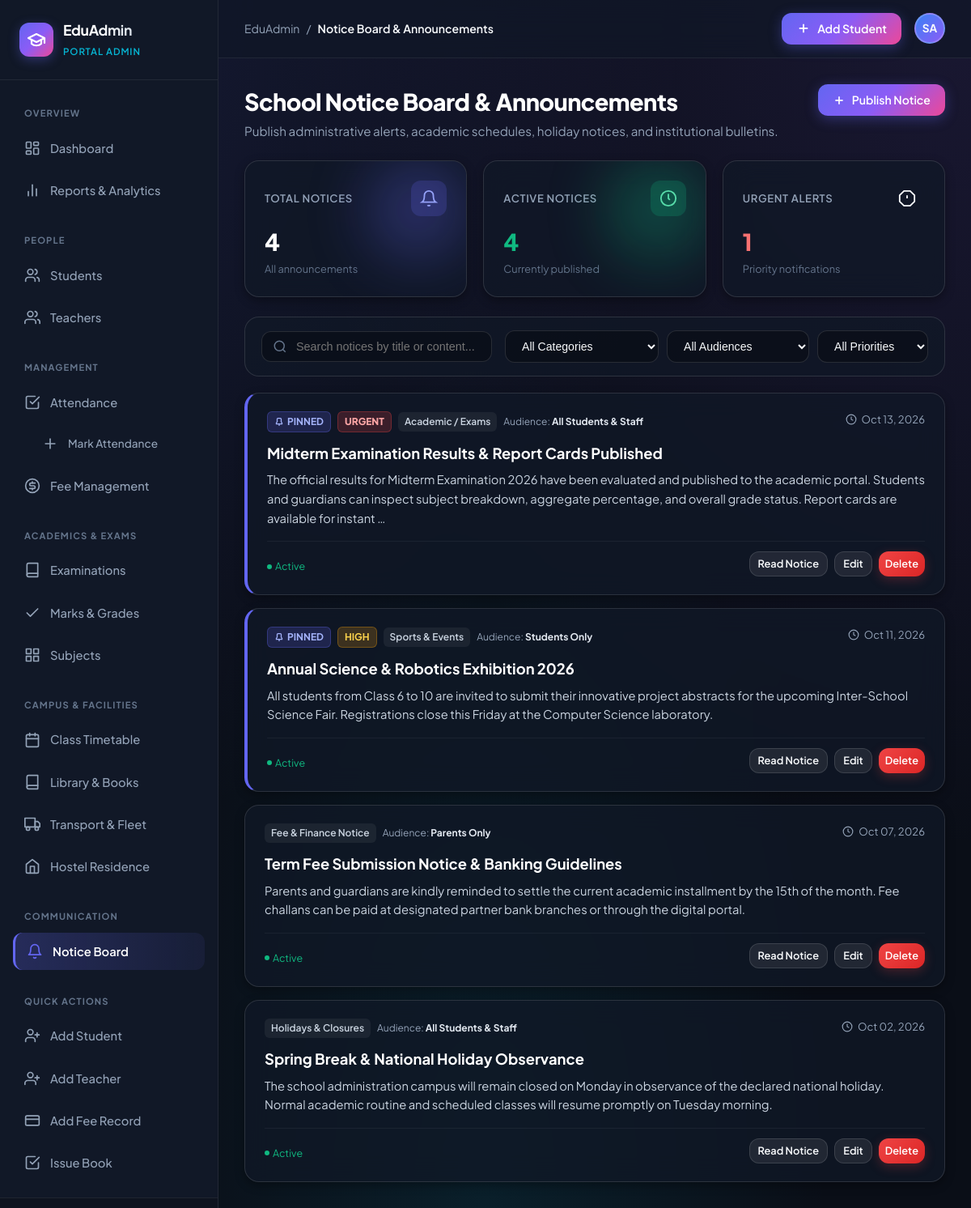
Page /announcements/ on the committed database.
### announcements/models.py (models this page shows, shortened)
class Announcement(models.Model):
    AUDIENCE_CHOICES = [
        ('all', 'All Students & Staff'),
        ('students', 'Students Only'),
        ('teachers', 'Teachers Only'),
        ('parents', 'Parents Only'),
    ]
    PRIORITY_CHOICES = [
        ('low', 'Low'),
        ('normal', 'Normal'),
        ('high', 'High Priority'),
        ('urgent', 'Urgent / Alert'),
    ]
    CATEGORY_CHOICES = [
        ('general', 'General Notice'),
        ('academic', 'Academic / Exams'),
        ('holiday', 'Holidays & Closures'),
        ('sports', 'Sports & Events'),
        ('fees', 'Fee & Finance Notice'),
    ]
    title = models.CharField(max_length=200, verbose_name="Notice Title")
    category = models.CharField(max_length=30, choices=CATEGORY_CHOICES, default='general', verbose_name="Category")
    content = models.TextField(verbose_name="Notice Content")
    audience = models.CharField(max_length=30, choices=AUDIENCE_CHOICES, default='all', verbose_name="Target Audience")
    priority = models.CharField(max_length=20, choices=PRIORITY_CHOICES, default='normal', verbose_name="Priority Level")
    is_pinned = models.BooleanField(default=False, verbose_name="Pin to Top")
    is_active = models.BooleanField(default=True, verbose_name="Active")
    published_date = models.DateField(default=timezone.now, verbose_name="Publish Date")
    created_at = models.DateTimeField(auto_now_add=True)
    updated_at = models.DateTimeField(auto_now=True)
    class Meta:
        ordering = ['-is_pinned', '-published_date', '-created_at']
        verbose_name = "Announcement"
        verbose_name_plural = "Announcements"

### announcements/views.py (the view)
# urls.py: path('', views.announcement_list, name='announcement_list'),
def announcement_list(request):
    query = request.GET.get('q', '').strip()
    category = request.GET.get('category', '').strip()
    audience = request.GET.get('audience', '').strip()
    priority = request.GET.get('priority', '').strip()
    notices = Announcement.objects.all()
    if query:
        notices = notices.filter(Q(title__icontains=query) | Q(content__icontains=query))
    if category:
        notices = notices.filter(category=category)
    if audience:
        notices = notices.filter(audience=audience)
    if priority:
        notices = notices.filter(priority=priority)
    total_count = Announcement.objects.count()
    active_count = Announcement.objects.filter(is_active=True).count()
    urgent_count = Announcement.objects.filter(priority='urgent', is_active=True).count()
    context = {
        'page_title': 'Notice Board & Announcements',
        'active_tab': 'announcements',
        'notices': notices,
        'query': query,
        'category_filter': category,
        'audience_filter': audience,
        'priority_filter': priority,
        'total_count': total_count,
        'active_count': active_count,
        'urgent_count': urgent_count,
        'categories': Announcement.CATEGORY_CHOICES,
        'audiences': Announcement.AUDIENCE_CHOICES,
        'priorities': Announcement.PRIORITY_CHOICES,
    }
    return render(request, 'announcements/announcement_list.html', context)

### templates/announcements/announcement_list.html (shortened to what this page needs)
{% extends 'students/base.html' %}
{% block content %}
<div style="display:flex; justify-content:space-between; align-items:flex-start; margin-bottom:24px; flex-wrap:wrap; gap:16px;">
  <div>
    <h1 style="font-size:1.8rem; font-weight:800; color:#fff; letter-spacing:-0.02em;">School Notice Board &amp; Announcements</h1>
    <p style="color:var(--text-muted); font-size:0.95rem; margin-top:4px;">Publish administrative alerts, academic schedules, holiday notices, and institutional bulletins.</p>
  </div>
  <a href="{% url 'announcements:announcement_add' %}" class="btn-primary" id="publish-notice-btn">
    <svg width="16" height="16" viewBox="0 0 24 24" fill="none" stroke="currentColor" stroke-width="2.5"><line x1="12" x2="12" y1="5" y2="19"/><line x1="5" x2="19" y1="12" y2="12"/></svg>
    Publish Notice
  </a>
</div>
<div class="stat-grid" style="grid-template-columns:repeat(auto-fit,minmax(200px,1fr)); margin-bottom:24px;">
  <div class="glass-card stat-card stat-card-primary">
    <div class="stat-header"><span class="stat-title">Total Notices</span>
      <div class="stat-icon"><svg width="22" height="22" viewBox="0 0 24 24" fill="none" stroke="currentColor" stroke-width="2"><path d="M18 8A6 6 0 0 0 6 8c0 7-3 9-3 9h18s-3-2-3-9"/><path d="M13.73 21a2 2 0 0 1-3.46 0"/></svg></div>
    </div>
    <div class="stat-value" style="font-size:1.8rem;">{{ total_count }}</div>
    <div class="stat-subtitle">All announcements</div>
  </div>
  <div class="glass-card stat-card stat-card-emerald">
    <div class="stat-header"><span class="stat-title">Active Notices</span>
      <div class="stat-icon"><svg width="22" height="22" viewBox="0 0 24 24" fill="none" stroke="currentColor" stroke-width="2"><circle cx="12" cy="12" r="10"/><polyline points="12 6 12 12 14 14"/></svg></div>
    </div>
    <div class="stat-value" style="font-size:1.8rem; color:var(--success);">{{ active_count }}</div>
    <div class="stat-subtitle">Currently published</div>
  </div>
  <div class="glass-card stat-card stat-card-rose">
    <div class="stat-header"><span class="stat-title">Urgent Alerts</span>
      <div class="stat-icon"><svg width="22" height="22" viewBox="0 0 24 24" fill="none" stroke="currentColor" stroke-width="2"><polygon points="7.86 2 16.14 2 22 7.86 22 16.14 16.14 22 7.86 22 2 16.14 2 7.86 7.86 2"/><line x1="12" y1="8" x2="12" y2="12"/><line x1="12" y1="16" x2="12.01" y2="16"/></svg></div>
    </div>
    <div class="stat-value" style="font-size:1.8rem; color:#f87171;">{{ urgent_count }}</div>
    <div class="stat-subtitle">Priority notifications</div>
  </div>
</div>
<form method="GET" class="filter-bar" style="margin-bottom:20px;">
  <div class="search-input-wrap">
    <svg viewBox="0 0 24 24" fill="none" stroke="currentColor" stroke-width="2"><circle cx="11" cy="11" r="8"/><line x1="21" y1="21" x2="16.65" y2="16.65"/></svg>
    <input type="text" name="q" value="{{ query }}" class="search-input" placeholder="Search notices by title or content..." autocomplete="off">
  </div>
  <div style="display:flex; gap:10px; flex-wrap:wrap; align-items:center;">
    <select name="category" class="filter-select" onchange="this.form.submit()">
      <option value="">All Categories</option>
    </select>
    <select name="audience" class="filter-select" onchange="this.form.submit()">
      <option value="">All Audiences</option>
    </select>
    <select name="priority" class="filter-select" onchange="this.form.submit()">
      <option value="">All Priorities</option>
    </select>
  </div>
</form>
<div style="display:flex; flex-direction:column; gap:16px;">
  {% for notice in notices %}
  <div class="glass-card" style="padding:22px 24px; transition:transform 0.2s ease, border-color 0.2s ease; {% if notice.is_pinned %}border-left:4px solid #6366f1;{% elif notice.priority == 'urgent' %}border-left:4px solid #ef4444;{% endif %}" onmouseover="this.style.borderColor='rgba(99,102,241,0.5)'" onmouseout="this.style.borderColor='var(--border-color)'">
    <div style="display:flex; justify-content:space-between; align-items:flex-start; flex-wrap:wrap; gap:12px; margin-bottom:12px;">
      <div style="display:flex; align-items:center; gap:8px; flex-wrap:wrap;">
        {% if notice.is_pinned %}
          <span style="display:inline-flex; align-items:center; gap:4px; font-size:0.75rem; font-weight:700; background:rgba(99,102,241,0.2); color:#a5b4fc; padding:3px 8px; border-radius:6px; border:1px solid rgba(99,102,241,0.3);">
            <svg width="12" height="12" viewBox="0 0 24 24" fill="none" stroke="currentColor" stroke-width="2.5"><line x1="12" y1="17" x2="12" y2="22"/><path d="M5 17h14v-2l-2-3V5a2 2 0 0 0-2-2H9a2 2 0 0 0-2 2v7l-2 3v2z"/></svg>
            PINNED
          </span>
        {% endif %}
        {% if notice.priority == 'urgent' %}
          <span style="font-size:0.75rem; font-weight:800; background:rgba(239,68,68,0.2); color:#fca5a5; padding:3px 8px; border-radius:6px; border:1px solid rgba(239,68,68,0.3);">
            URGENT
          </span>
        {% elif notice.priority == 'high' %}
          <span style="font-size:0.75rem; font-weight:700; background:rgba(245,158,11,0.2); color:#fcd34d; padding:3px 8px; border-radius:6px; border:1px solid rgba(245,158,11,0.3);">
            HIGH
          </span>
        {% endif %}
        <span style="font-size:0.75rem; font-weight:600; background:rgba(255,255,255,0.06); color:#cbd5e1; padding:3px 8px; border-radius:6px;">
          {{ notice.get_category_display }}
        </span>
        <span style="font-size:0.75rem; color:var(--text-muted);">
          Audience: <strong style="color:#e2e8f0;">{{ notice.get_audience_display }}</strong>
        </span>
      </div>
      <div style="font-size:0.82rem; color:var(--text-muted); display:flex; align-items:center; gap:6px;">
        <svg width="14" height="14" viewBox="0 0 24 24" fill="none" stroke="currentColor" stroke-width="2"><circle cx="12" cy="12" r="10"/><polyline points="12 6 12 12 16 14"/></svg>
        {{ notice.published_date|date:"M d, Y" }}
      </div>
    </div>
    <h2 style="font-size:1.15rem; font-weight:700; color:#fff; margin-bottom:8px;">
      <a href="{% url 'announcements:announcement_detail' notice.pk %}" style="color:#fff; text-decoration:none;" onmouseover="this.style.color='#38bdf8'" onmouseout="this.style.color='#fff'">
        {{ notice.title }}
      </a>
    </h2>
    <p style="color:#cbd5e1; font-size:0.92rem; line-height:1.6; margin-bottom:16px;">
      {{ notice.content|truncatewords:35 }}
    </p>
    <div style="display:flex; justify-content:space-between; align-items:center; border-top:1px solid rgba(255,255,255,0.05); padding-top:12px;">
      <div>
        {% if notice.is_active %}
          <span style="font-size:0.78rem; color:var(--success); display:inline-flex; align-items:center; gap:4px;">
            <span style="width:6px; height:6px; border-radius:50%; background:var(--success);"></span> Active
          </span>
        {% else %}
          <span style="font-size:0.78rem; color:var(--text-muted);">Inactive</span>
        {% endif %}
      </div>
      <div style="display:inline-flex; gap:8px;">
        <a href="{% url 'announcements:announcement_detail' notice.pk %}" class="btn-secondary" style="padding:5px 10px; font-size:0.8rem;">Read Notice</a>
        <a href="{% url 'announcements:announcement_edit' notice.pk %}" class="btn-secondary" style="padding:5px 10px; font-size:0.8rem;">Edit</a>
        <a href="{% url 'announcements:announcement_delete' notice.pk %}" class="btn-danger" style="padding:5px 8px; font-size:0.8rem;">Delete</a>
      </div>
    </div>
  </div>
  {% endfor %}
</div>
{% endblock %}

### rows in the picture
Announcement: is_pinned True (drawn), priority "URGENT", category "Academic / Exams", audience "All Students & Staff", published_date "Oct 13, 2026", title "Midterm Examination Results & Report Cards Published", content "The official results for Midterm Examination 2026 have been evaluated and published to the academic portal. Students and guardians can inspect subject breakdown, aggregate percentage, and overall grade status. Report cards are available for instant …", is_active True (drawn)
Announcement: is_pinned True (drawn), priority "HIGH", category "Sports & Events", audience "Students Only", published_date "Oct 11, 2026", title "Annual Science & Robotics Exhibition 2026", content "All students from Class 6 to 10 are invited to submit their innovative project abstracts for the upcoming Inter-School Science Fair. Registrations close this Friday at the Computer Science laboratory.", is_active True (drawn)
Announcement: category "Fee & Finance Notice", audience "Parents Only", published_date "Oct 07, 2026", title "Term Fee Submission Notice & Banking Guidelines", content "Parents and guardians are kindly reminded to settle the current academic installment by the 15th of the month. Fee challans can be paid at designated partner bank branches or through the digital portal.", is_active True (drawn)
Announcement: category "Holidays & Closures", audience "All Students & Staff", published_date "Oct 02, 2026", title "Spring Break & National Holiday Observance", content "The school administration campus will remain closed on Monday in observance of the declared national holiday. Normal academic routine and scheduled classes will resume promptly on Tuesday morning.", is_active True (drawn)

### other values in the picture
{{ page_title|default:"Overview" }} "Notice Board & Announcements"
{{ total_count }} "4"
{{ active_count }} "4"
{{ urgent_count }} "1"
